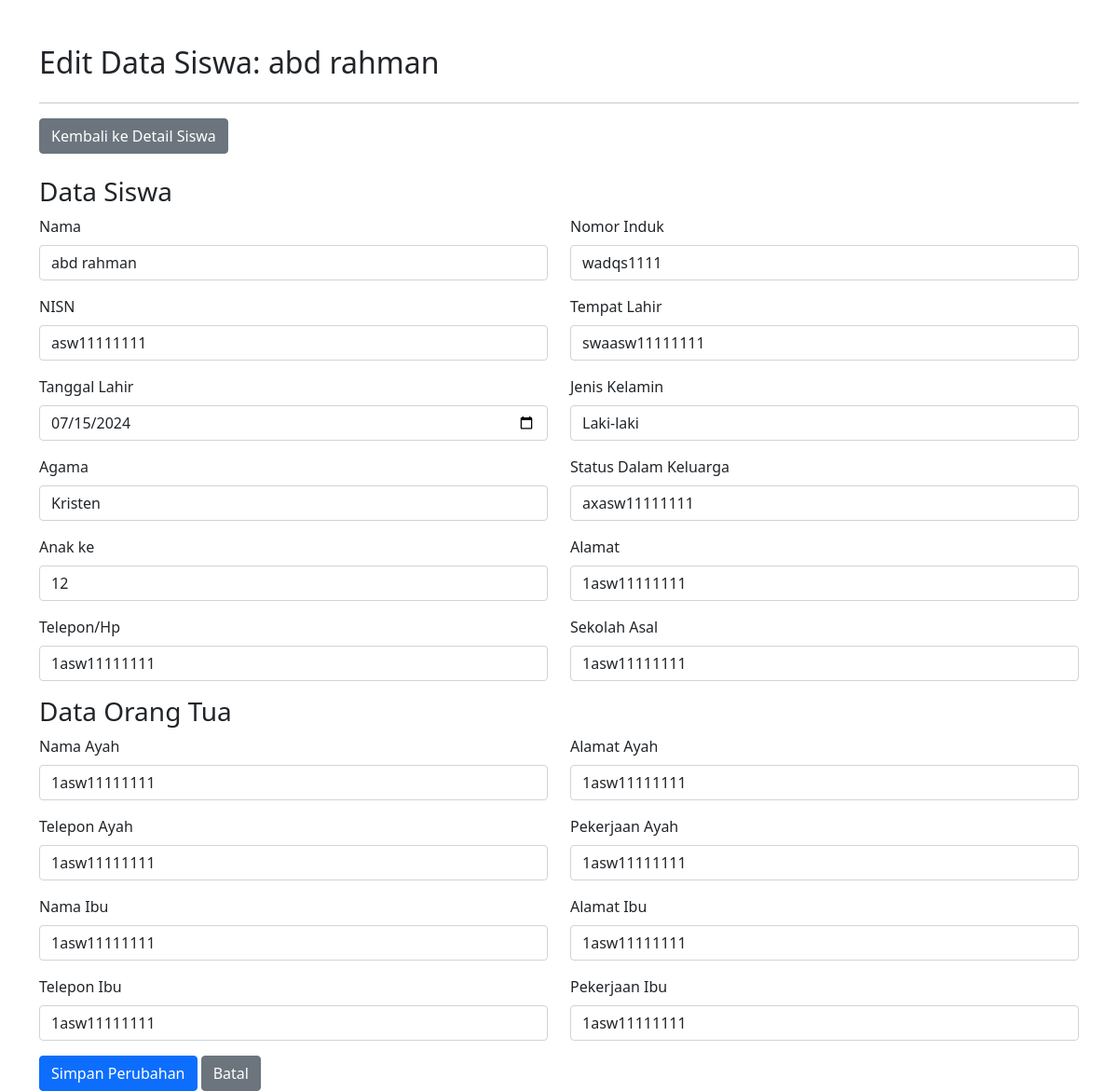
The page /admin/pages/edit_data.php?id=11 (signed in) on the database its author committed.
### tables this page shows
CREATE TABLE `orang_tua` (
  `id` int(11) NOT NULL,
  `nama_ayah` varchar(100) NOT NULL,
  `alamat_ayah` text NOT NULL,
  `telepon_ayah` varchar(20) DEFAULT NULL,
  `pekerjaan_ayah` varchar(50) NOT NULL,
  `nama_ibu` varchar(100) NOT NULL,
  `alamat_ibu` text NOT NULL,
  `telepon_ibu` varchar(20) DEFAULT NULL,
  `pekerjaan_ibu` varchar(50) NOT NULL,
  `siswa_id` int(11) NOT NULL
);

CREATE TABLE `siswa` (
  `id` int(11) NOT NULL,
  `nama` varchar(100) NOT NULL,
  `nomor_induk` varchar(20) NOT NULL,
  `nisn` varchar(20) NOT NULL,
  `tempat_lahir` varchar(50) NOT NULL,
  `tanggal_lahir` date NOT NULL,
  `jenis_kelamin` enum('Laki-laki','Perempuan') NOT NULL,
  `agama` enum('Islam','Kristen','Katolik','Hindu','Konghucu') NOT NULL,
  `status_dalam_keluarga` varchar(50) NOT NULL,
  `anak_ke` int(11) NOT NULL,
  `alamat` text NOT NULL,
  `telepon_hp` varchar(20) DEFAULT NULL,
  `sekolah_asal` varchar(100) NOT NULL,
  `users_id` int(11) DEFAULT NULL
);

### admin/pages/edit_data.php (the view, shortened to what this page needs)
<?php
include(__DIR__ . '/../../koneksi/db.php');
$siswa_id = $_GET['id'];
$sql = "SELECT o.id AS orang_tua_id, o.nama_ayah, o.alamat_ayah, o.telepon_ayah, o.pekerjaan_ayah, o.nama_ibu, o.alamat_ibu, o.telepon_ibu, o.pekerjaan_ibu,
        s.id AS siswa_id, s.nama AS nama_siswa, s.nomor_induk, s.nisn, s.tempat_lahir, s.tanggal_lahir, s.jenis_kelamin, s.agama,
        s.status_dalam_keluarga, s.anak_ke, s.alamat, s.telepon_hp, s.sekolah_asal
        FROM orang_tua o
        JOIN siswa s ON o.siswa_id = s.id
        WHERE o.siswa_id = ?";
$stmt = $conn->prepare($sql);
$stmt->bind_param("i", $siswa_id);
$stmt->execute();
$result = $stmt->get_result();
if ($result->num_rows == 1) {
    $row = $result->fetch_assoc();
} else {
    die("Data siswa atau orang tua tidak ditemukan.");
}
?>
<!DOCTYPE html>
<html lang="en">
<head>
    <link href="https://stackpath.bootstrapcdn.com/bootstrap/5.1.3/css/bootstrap.min.css" rel="stylesheet">
</head>
<body>
    <div class="container mt-5">
        <div class="content">
            <h2 class="mb-4">Edit Data Siswa: <?= htmlspecialchars($row['nama_siswa']) ?></h2>
            <hr>
            <form method="POST">
                <div class="mb-4">
                    <a href="index.php?page=detail_siswa&id=<?= $siswa_id ?>" class="btn btn-secondary"><i class="fa-solid fa-arrow-rotate-left"></i> Kembali ke Detail Siswa</a>
                </div>
                <h3>Data Siswa</h3>
                <div class="row">
                    <div class="col-md-6 mb-3">
                        <label for="nama_siswa" class="form-label">Nama</label>
                        <input type="text" class="form-control" id="nama_siswa" name="nama_siswa" value="<?= htmlspecialchars($row['nama_siswa']) ?>" required>
                    </div>
                    <div class="col-md-6 mb-3">
                        <label for="nomor_induk" class="form-label">Nomor Induk</label>
                        <input type="text" class="form-control" id="nomor_induk" name="nomor_induk" value="<?= htmlspecialchars($row['nomor_induk']) ?>" required>
                    </div>
                </div>
                <div class="row">
                    <div class="col-md-6 mb-3">
                        <label for="nisn" class="form-label">NISN</label>
                        <input type="text" class="form-control" id="nisn" name="nisn" value="<?= htmlspecialchars($row['nisn']) ?>" required>
                    </div>
                    <div class="col-md-6 mb-3">
                        <label for="tempat_lahir" class="form-label">Tempat Lahir</label>
                        <input type="text" class="form-control" id="tempat_lahir" name="tempat_lahir" value="<?= htmlspecialchars($row['tempat_lahir']) ?>" required>
                    </div>
                </div>
                <div class="row">
                    <div class="col-md-6 mb-3">
                        <label for="tanggal_lahir" class="form-label">Tanggal Lahir</label>
                        <input type="date" class="form-control" id="tanggal_lahir" name="tanggal_lahir" value="<?= htmlspecialchars($row['tanggal_lahir']) ?>" required>
                    </div>
                    <div class="col-md-6 mb-3">
                        <label for="jenis_kelamin" class="form-label">Jenis Kelamin</label>
                        <select class="form-control" id="jenis_kelamin" name="jenis_kelamin" required>
                            <option value="Laki-laki" <?= $row['jenis_kelamin'] == 'Laki-laki' ? 'selected' : '' ?>>Laki-laki</option>
                        </select>
                    </div>
                </div>
                <div class="row">
                    <div class="col-md-6 mb-3">
                        <label for="agama" class="form-label">Agama</label>
                        <input type="text" class="form-control" id="agama" name="agama" value="<?= htmlspecialchars($row['agama']) ?>" required>
                    </div>
                    <div class="col-md-6 mb-3">
                        <label for="status_dalam_keluarga" class="form-label">Status Dalam Keluarga</label>
                        <input type="text" class="form-control" id="status_dalam_keluarga" name="status_dalam_keluarga" value="<?= htmlspecialchars($row['status_dalam_keluarga']) ?>" required>
                    </div>
                </div>
                <div class="row">
                    <div class="col-md-6 mb-3">
                        <label for="anak_ke" class="form-label">Anak ke</label>
                        <input type="number" class="form-control" id="anak_ke" name="anak_ke" value="<?= htmlspecialchars($row['anak_ke']) ?>" required>
                    </div>
                    <div class="col-md-6 mb-3">
                        <label for="alamat" class="form-label">Alamat</label>
                        <input type="text" class="form-control" id="alamat" name="alamat" value="<?= htmlspecialchars($row['alamat']) ?>" required>
                    </div>
                </div>
                <div class="row">
                    <div class="col-md-6 mb-3">
                        <label for="telepon_hp" class="form-label">Telepon/Hp</label>
                        <input type="text" class="form-control" id="telepon_hp" name="telepon_hp" value="<?= htmlspecialchars($row['telepon_hp']) ?>" required>
                    </div>
                    <div class="col-md-6 mb-3">
                        <label for="sekolah_asal" class="form-label">Sekolah Asal</label>
                        <input type="text" class="form-control" id="sekolah_asal" name="sekolah_asal" value="<?= htmlspecialchars($row['sekolah_asal']) ?>" required>
                    </div>
                </div>
                <h3>Data Orang Tua</h3>
                <div class="row">
                    <div class="col-md-6 mb-3">
                        <label for="nama_ayah" class="form-label">Nama Ayah</label>
                        <input type="text" class="form-control" id="nama_ayah" name="nama_ayah" value="<?= htmlspecialchars($row['nama_ayah']) ?>" required>
                    </div>
                    <div class="col-md-6 mb-3">
                        <label for="alamat_ayah" class="form-label">Alamat Ayah</label>
                        <input type="text" class="form-control" id="alamat_ayah" name="alamat_ayah" value="<?= htmlspecialchars($row['alamat_ayah']) ?>" required>
                    </div>
                </div>
                <div class="row">
                    <div class="col-md-6 mb-3">
                        <label for="telepon_ayah" class="form-label">Telepon Ayah</label>
                        <input type="text" class="form-control" id="telepon_ayah" name="telepon_ayah" value="<?= htmlspecialchars($row['telepon_ayah']) ?>" required>
                    </div>
                    <div class="col-md-6 mb-3">
                        <label for="pekerjaan_ayah" class="form-label">Pekerjaan Ayah</label>
                        <input type="text" class="form-control" id="pekerjaan_ayah" name="pekerjaan_ayah" value="<?= htmlspecialchars($row['pekerjaan_ayah']) ?>" required>
                    </div>
                </div>
                <div class="row">
                    <div class="col-md-6 mb-3">
                        <label for="nama_ibu" class="form-label">Nama Ibu</label>
                        <input type="text" class="form-control" id="nama_ibu" name="nama_ibu" value="<?= htmlspecialchars($row['nama_ibu']) ?>" required>
                    </div>
                    <div class="col-md-6 mb-3">
                        <label for="alamat_ibu" class="form-label">Alamat Ibu</label>
                        <input type="text" class="form-control" id="alamat_ibu" name="alamat_ibu" value="<?= htmlspecialchars($row['alamat_ibu']) ?>" required>
                    </div>
                </div>
                <div class="row">
                    <div class="col-md-6 mb-3">
                        <label for="telepon_ibu" class="form-label">Telepon Ibu</label>
                        <input type="text" class="form-control" id="telepon_ibu" name="telepon_ibu" value="<?= htmlspecialchars($row['telepon_ibu']) ?>" required>
                    </div>
                    <div class="col-md-6 mb-3">
                        <label for="pekerjaan_ibu" class="form-label">Pekerjaan Ibu</label>
                        <input type="text" class="form-control" id="pekerjaan_ibu" name="pekerjaan_ibu" value="<?= htmlspecialchars($row['pekerjaan_ibu']) ?>" required>
                    </div>
                </div>
                <button type="submit" class="btn btn-primary">Simpan Perubahan</button>
                <a href="index.php?page=detail_siswa&id=<?= $siswa_id ?>" class="btn btn-secondary">Batal</a>
            </form>
        </div>
    </div>
</body>
</html>

### rows shown on the page
orang_tua: siswa.nama "abd rahman", nama_siswa "abd rahman", nomor_induk "wadqs1111", nisn "asw11111111", tempat_lahir "swaasw11111111", tanggal_lahir "07/15/2024", agama "Kristen", status_dalam_keluarga "axasw11111111", anak_ke "12", alamat "1asw11111111", telepon_hp "1asw11111111", sekolah_asal "1asw11111111", nama_ayah "1asw11111111", alamat_ayah "1asw11111111", telepon_ayah "1asw11111111", pekerjaan_ayah "1asw11111111", nama_ibu "1asw11111111", alamat_ibu "1asw11111111", telepon_ibu "1asw11111111", pekerjaan_ibu "1asw11111111"
siswa: jenis_kelamin "Laki-laki"
